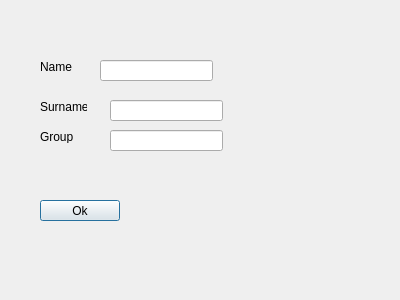
<?xml version="1.0" encoding="UTF-8"?>
<ui version="4.0">
 <class>student_log</class>
 <widget class="QDialog" name="student_log">
  <property name="geometry">
   <rect>
    <x>0</x>
    <y>0</y>
    <width>400</width>
    <height>300</height>
   </rect>
  </property>
  <property name="windowTitle">
   <string>Dialog</string>
  </property>
  <widget class="QPushButton" name="login_b">
   <property name="geometry">
    <rect>
     <x>40</x>
     <y>200</y>
     <width>80</width>
     <height>21</height>
    </rect>
   </property>
   <property name="text">
    <string>Ok</string>
   </property>
  </widget>
  <widget class="QLineEdit" name="surname_el">
   <property name="geometry">
    <rect>
     <x>110</x>
     <y>100</y>
     <width>113</width>
     <height>21</height>
    </rect>
   </property>
   <property name="inputMethodHints">
    <set>Qt::ImhNone</set>
   </property>
   <property name="maxLength">
    <number>15</number>
   </property>
   <property name="echoMode">
    <enum>QLineEdit::Normal</enum>
   </property>
  </widget>
  <widget class="QLineEdit" name="name_el">
   <property name="geometry">
    <rect>
     <x>100</x>
     <y>60</y>
     <width>113</width>
     <height>21</height>
    </rect>
   </property>
   <property name="sizePolicy">
    <sizepolicy hsizetype="Fixed" vsizetype="Fixed">
     <horstretch>0</horstretch>
     <verstretch>0</verstretch>
    </sizepolicy>
   </property>
   <property name="inputMethodHints">
    <set>Qt::ImhNone</set>
   </property>
   <property name="maxLength">
    <number>15</number>
   </property>
   <property name="echoMode">
    <enum>QLineEdit::Normal</enum>
   </property>
  </widget>
  <widget class="QLabel" name="name_l">
   <property name="geometry">
    <rect>
     <x>40</x>
     <y>60</y>
     <width>47</width>
     <height>13</height>
    </rect>
   </property>
   <property name="text">
    <string>Name</string>
   </property>
  </widget>
  <widget class="QLabel" name="sname_l">
   <property name="geometry">
    <rect>
     <x>40</x>
     <y>100</y>
     <width>47</width>
     <height>13</height>
    </rect>
   </property>
   <property name="text">
    <string>Surname</string>
   </property>
  </widget>
  <widget class="QLabel" name="group_l">
   <property name="geometry">
    <rect>
     <x>40</x>
     <y>130</y>
     <width>47</width>
     <height>13</height>
    </rect>
   </property>
   <property name="text">
    <string>Group</string>
   </property>
  </widget>
  <widget class="QLineEdit" name="group_el">
   <property name="geometry">
    <rect>
     <x>110</x>
     <y>130</y>
     <width>113</width>
     <height>21</height>
    </rect>
   </property>
   <property name="inputMethodHints">
    <set>Qt::ImhNone</set>
   </property>
   <property name="maxLength">
    <number>15</number>
   </property>
   <property name="echoMode">
    <enum>QLineEdit::Normal</enum>
   </property>
  </widget>
 </widget>
 <resources/>
 <connections/>
</ui>
